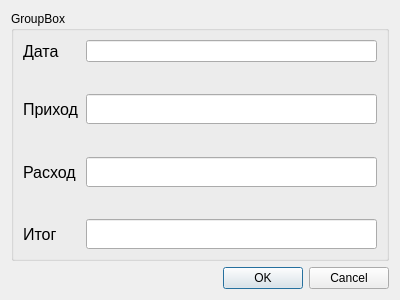
<?xml version="1.0" encoding="UTF-8"?>
<ui version="4.0">
 <class>AddDataDialog</class>
 <widget class="QDialog" name="AddDataDialog">
  <property name="geometry">
   <rect>
    <x>0</x>
    <y>0</y>
    <width>400</width>
    <height>300</height>
   </rect>
  </property>
  <property name="minimumSize">
   <size>
    <width>400</width>
    <height>300</height>
   </size>
  </property>
  <property name="maximumSize">
   <size>
    <width>400</width>
    <height>300</height>
   </size>
  </property>
  <property name="windowTitle">
   <string>Dialog</string>
  </property>
  <layout class="QVBoxLayout" name="verticalLayout">
   <item>
    <widget class="QGroupBox" name="groupBox">
     <property name="title">
      <string>GroupBox</string>
     </property>
     <layout class="QFormLayout" name="formLayout">
      <item row="0" column="0">
       <widget class="QLabel" name="dateLabel">
        <property name="font">
         <font>
          <pointsize>12</pointsize>
         </font>
        </property>
        <property name="text">
         <string>Дата</string>
        </property>
       </widget>
      </item>
      <item row="1" column="0">
       <spacer name="verticalSpacer">
        <property name="orientation">
         <enum>Qt::Vertical</enum>
        </property>
        <property name="sizeHint" stdset="0">
         <size>
          <width>20</width>
          <height>40</height>
         </size>
        </property>
       </spacer>
      </item>
      <item row="2" column="0">
       <widget class="QLabel" name="incomeLabel">
        <property name="font">
         <font>
          <pointsize>12</pointsize>
         </font>
        </property>
        <property name="text">
         <string>Приход</string>
        </property>
       </widget>
      </item>
      <item row="3" column="0">
       <spacer name="verticalSpacer_2">
        <property name="orientation">
         <enum>Qt::Vertical</enum>
        </property>
        <property name="sizeHint" stdset="0">
         <size>
          <width>20</width>
          <height>40</height>
         </size>
        </property>
       </spacer>
      </item>
      <item row="4" column="0">
       <widget class="QLabel" name="consumtionLabel">
        <property name="font">
         <font>
          <pointsize>12</pointsize>
         </font>
        </property>
        <property name="text">
         <string>Расход</string>
        </property>
       </widget>
      </item>
      <item row="4" column="1">
       <widget class="QLineEdit" name="consumptionLineEdit">
        <property name="minimumSize">
         <size>
          <width>0</width>
          <height>30</height>
         </size>
        </property>
       </widget>
      </item>
      <item row="5" column="0">
       <spacer name="verticalSpacer_3">
        <property name="orientation">
         <enum>Qt::Vertical</enum>
        </property>
        <property name="sizeHint" stdset="0">
         <size>
          <width>20</width>
          <height>40</height>
         </size>
        </property>
       </spacer>
      </item>
      <item row="6" column="0">
       <widget class="QLabel" name="totalLabel">
        <property name="font">
         <font>
          <pointsize>12</pointsize>
         </font>
        </property>
        <property name="text">
         <string>Итог</string>
        </property>
       </widget>
      </item>
      <item row="6" column="1">
       <widget class="QLineEdit" name="totalLineEdit">
        <property name="enabled">
         <bool>true</bool>
        </property>
        <property name="minimumSize">
         <size>
          <width>0</width>
          <height>30</height>
         </size>
        </property>
        <property name="readOnly">
         <bool>true</bool>
        </property>
       </widget>
      </item>
      <item row="2" column="1">
       <widget class="QLineEdit" name="incomeLineEdit">
        <property name="minimumSize">
         <size>
          <width>0</width>
          <height>30</height>
         </size>
        </property>
       </widget>
      </item>
      <item row="0" column="1">
       <widget class="QLineEdit" name="dateLineEdit"/>
      </item>
     </layout>
    </widget>
   </item>
   <item>
    <widget class="QDialogButtonBox" name="buttonBox">
     <property name="orientation">
      <enum>Qt::Horizontal</enum>
     </property>
     <property name="standardButtons">
      <set>QDialogButtonBox::Cancel|QDialogButtonBox::Ok</set>
     </property>
    </widget>
   </item>
  </layout>
 </widget>
 <resources/>
 <connections>
  <connection>
   <sender>buttonBox</sender>
   <signal>accepted()</signal>
   <receiver>AddDataDialog</receiver>
   <slot>accept()</slot>
   <hints>
    <hint type="sourcelabel">
     <x>248</x>
     <y>254</y>
    </hint>
    <hint type="destinationlabel">
     <x>157</x>
     <y>274</y>
    </hint>
   </hints>
  </connection>
  <connection>
   <sender>buttonBox</sender>
   <signal>rejected()</signal>
   <receiver>AddDataDialog</receiver>
   <slot>reject()</slot>
   <hints>
    <hint type="sourcelabel">
     <x>316</x>
     <y>260</y>
    </hint>
    <hint type="destinationlabel">
     <x>286</x>
     <y>274</y>
    </hint>
   </hints>
  </connection>
 </connections>
</ui>
